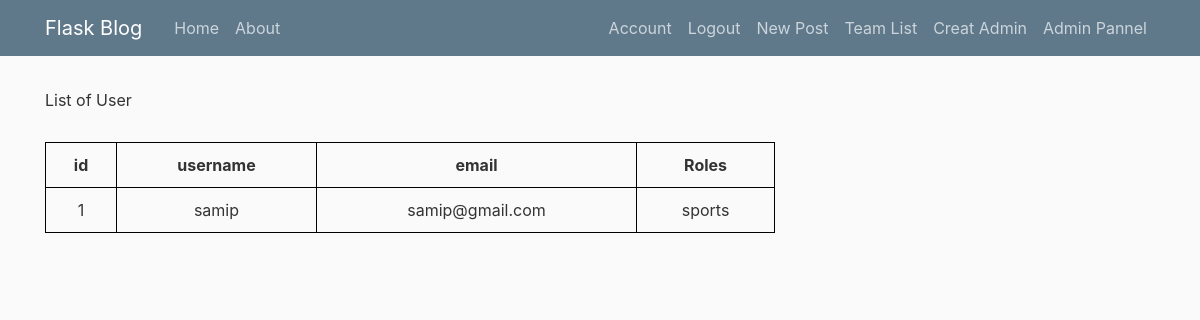
The page /table (signed in) on the database as committed earlier.
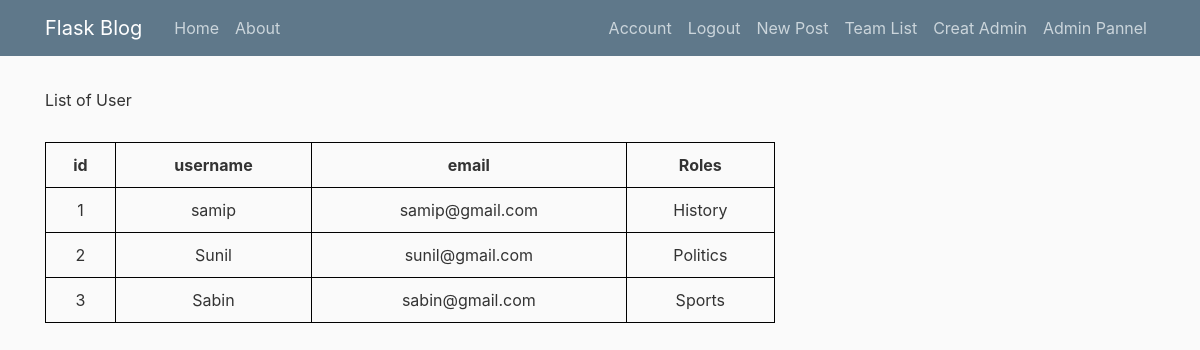
The same page on the database as committed later.
### flaskblog/models.py (models this page shows, shortened)
class User(db.Model, UserMixin):
    id = db.Column(db.Integer, primary_key=True)
    username = db.Column(db.String(20), unique=True, nullable=False)
    email = db.Column(db.String(120), unique=True, nullable=False)
    image_file = db.Column(db.String(20), nullable=False,
                           default='default.jpg')
    password = db.Column(db.String(60), nullable=False)
    posts = db.relationship('Post', backref='author', lazy=True)
    is_admin = db.Column(db.Boolean, default=False)
    category_permission = db.relationship(
        'CategoryPermission', backref='user', lazy=True)

class Category(db.Model):
    id = db.Column(db.Integer, primary_key=True)
    name = db.Column(db.String(100), nullable=True, unique=True)
    posts = db.relationship('Post', backref='post', lazy=True)
    def __repr__(self):
        return self.name

### flaskblog/routes.py (the view)
@app.route("/table")
@login_required
def table():
    users= User.query.all()
    return render_template('table.html', title='Table',data=users)

### flaskblog/models.py (called while the page is built)
@login_manager.user_loader
def load_user(user_id):
    return User.query.get(int(user_id))

### flaskblog/templates/table.html (shortened to what this page needs)
{% extends "layout.html" %}
{% block content %}
    <h1></h1> List of User </h1>
    <table>
        <tr>
            <th>id</th>
            <th>username</th>
            <th>email</th>
            <th>Roles</th>
        </tr>
        {% for user in data  %}
        {% if user.category_permission|length != 0 %}
        <tr>
            <td>{{user.id}}</td>
            <td>{{user.username}}</td>
            <td>{{user.email}}</td>
            <td>{{user.category_permission[0].category}}</td>
        </tr>
        {%endif%}
        {% endfor %}
    </table>
{% endblock content %}

### flaskblog/templates/layout.html (shortened to what this page needs)
<!DOCTYPE html>
<html>
<head>
    <link rel="stylesheet" href="https://maxcdn.bootstrapcdn.com/bootstrap/4.0.0/css/bootstrap.min.css">
    <link rel="stylesheet" type="text/css" href="{{ url_for('static', filename='main.css') }}">
</head>
<body>
    <header class="site-header">
      <nav class="navbar navbar-expand-md navbar-dark bg-steel fixed-top">
        <div class="container">
          <a class="navbar-brand mr-4" href="/">Flask Blog</a>
          <div class="collapse navbar-collapse" id="navbarToggle">
            <div class="navbar-nav mr-auto">
              <a class="nav-item nav-link" href="{{ url_for('home') }}">Home</a>
              <a class="nav-item nav-link" href="{{ url_for('about') }}">About</a>
            </div>
            <div class="navbar-nav">
              {% if current_user.is_authenticated %}
                <a class="nav-item nav-link" href="{{ url_for('account') }}">Account</a>
                <a class="nav-item nav-link" href="{{ url_for('logout') }}">Logout</a>
                {% if current_user.category_permission|length != 0 %}
                <a class="nav-item nav-link" href="{{ url_for('new_post') }}">New Post</a>
                <a class="nav-item nav-link" href="{{ url_for('table') }}">Team List</a>
                {% endif %}
                {% if current_user.is_admin== True %}
                <a class="nav-item nav-link" href="{{ url_for('creat_admin') }}">Creat Admin</a>
                <a class="nav-item nav-link" href="/admin"> Admin Pannel</a>
                {% endif %}
              {% else %}
                <a class="nav-item nav-link" href="{{ url_for('login') }}">Login</a>
                <a class="nav-item nav-link" href="{{ url_for('register') }}">Register</a>
              {% endif %}
            </div>
          </div>
        </div>
      </nav>
    </header>
    <main role="main" class="container">
      <div class="row">
        <div class="col-md-8">
          {% block content %}{% endblock %}
        </div>
        </div>
    </main>
</body>
</html>

### flaskblog/static/main.css (style rules this page uses)
body { background: #fafafa; color: #333333; margin-top: 5rem; }
.bg-steel { background-color: #5f788a; }
.site-header .navbar-nav .nav-link { color: #cbd5db; }

### flaskblog/templates/table.html (style rules this page uses)
table { border-collapse: collapse; width: 100%; margin: 30px auto; }
th, td { border: 1px solid black; padding: 10px; text-align: center; }

Rows that differ between the two databases and show on the page:
changed User "samip": name "sports" → "History"
added User: id "2", username "Sunil", email "sunil@gmail.com", name "Politics"
added User: id "3", username "Sabin", email "sabin@gmail.com", name "Sports"
